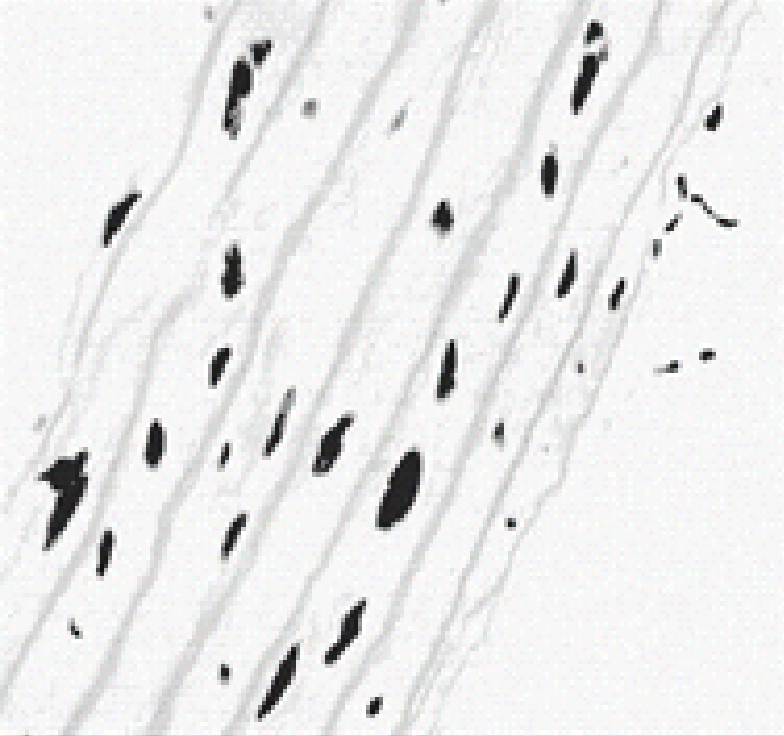
#> input picture BasicStudies/ImageProcessingBasic/lecture/image_cell.png, 784 x 736 px
$ jupyter execute lecture_0427.ipynb
#> lines starting #> are read from the running program, lines starting #| are printed output that depends on the picture; after the words box and inside, x2 and y2 are one past the last pixel; in counts of white or black regions, pixels touching at a corner belong together
[cell 1]
import cv2
import matplotlib.pyplot as plt
import matplotlib.image as img
import numpy as np

[cell 2]
src = cv2.imread('image_cell.png')
#> src is the input picture: shape (736, 784, 3); mean B, G, R 234.9, 235, 234.9
src_bnw = src[:,:,0]

[cell 3]
binary = np.ones_like(src_bnw) * 255

[cell 4]
for h in range(src_bnw.shape[0]):
    for w in range(src_bnw.shape[1]):
        if src_bnw[h,w] < 50:
            binary[h,w] = src_bnw[h,w]
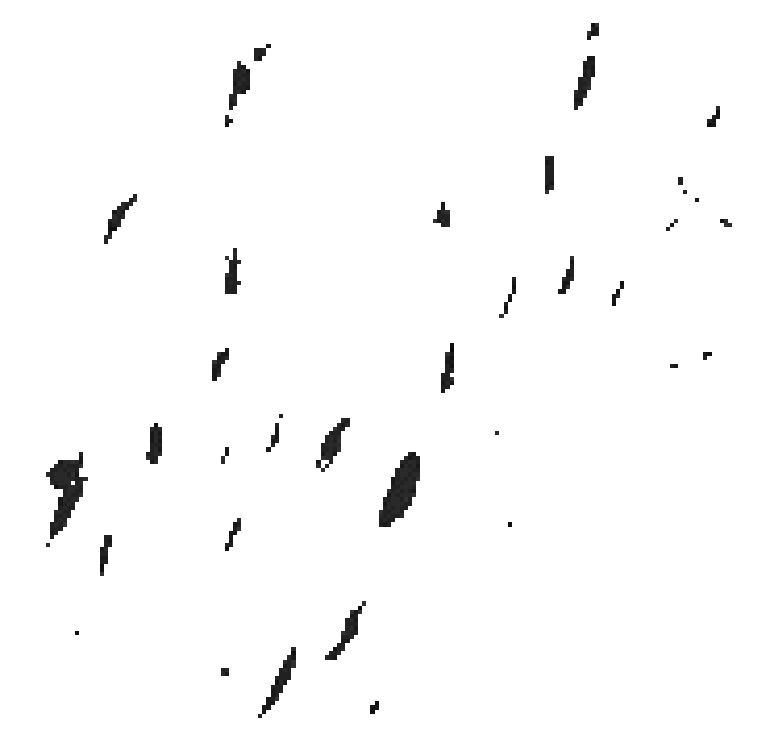
#> binary: shape (736, 784); min 8, max 255, mean 250.6

[cell 5]
def erode_dil(src, mask_size, type):
#> called with mask_size = 3, type = 'erode'
    src_dst = np.zeros_like(src)
    mask_size = mask_size
    space = int((mask_size-1)/2)

    for h in range(space, src.shape[0]-space):
        for w in range(space, src.shape[1]-space):
            roi = src[h-space:h+space+1, w-space:w+space+1]
            if type == 'dilation':
                src_dst[h,w] = np.max(np.max(roi,axis=0),axis=0)
            elif type == 'erode':
                src_dst[h,w] = np.min(np.min(roi,axis=0),axis=0)
            else:
                print("error")
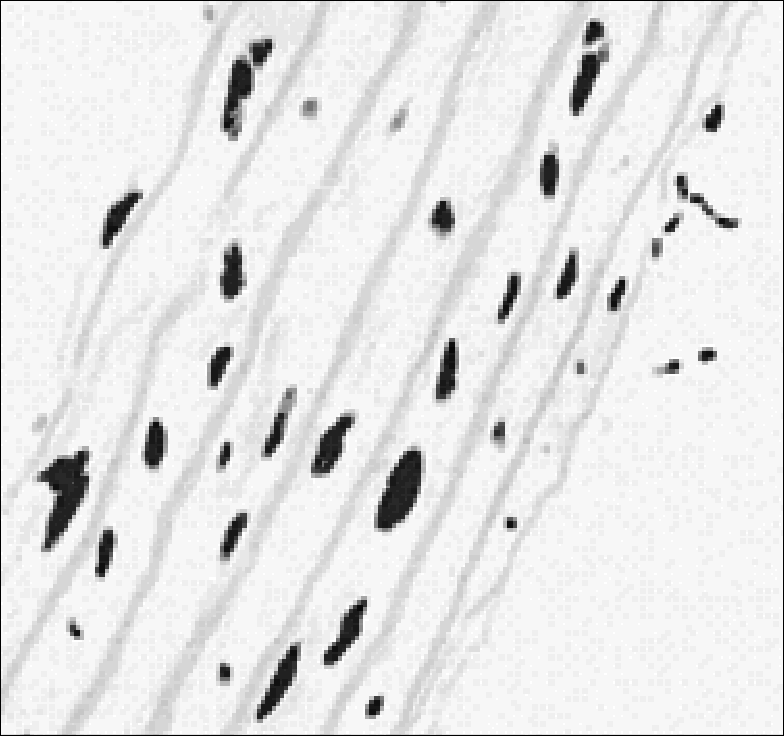
#> src_dst: shape (736, 784); min 0, max 255, mean 229.6

    return src_dst

[cell 6]
src_dst1 = erode_dil(src_bnw, 3, 'erode')
src_dst2 = erode_dil(src_bnw, 3, 'dilation')
#> call 2 of erode_dil, with mask_size = 3, type = 'dilation'
#> after the loop in erode_dil (call 2), `for h in range(space, src.shape[0]-space):`:
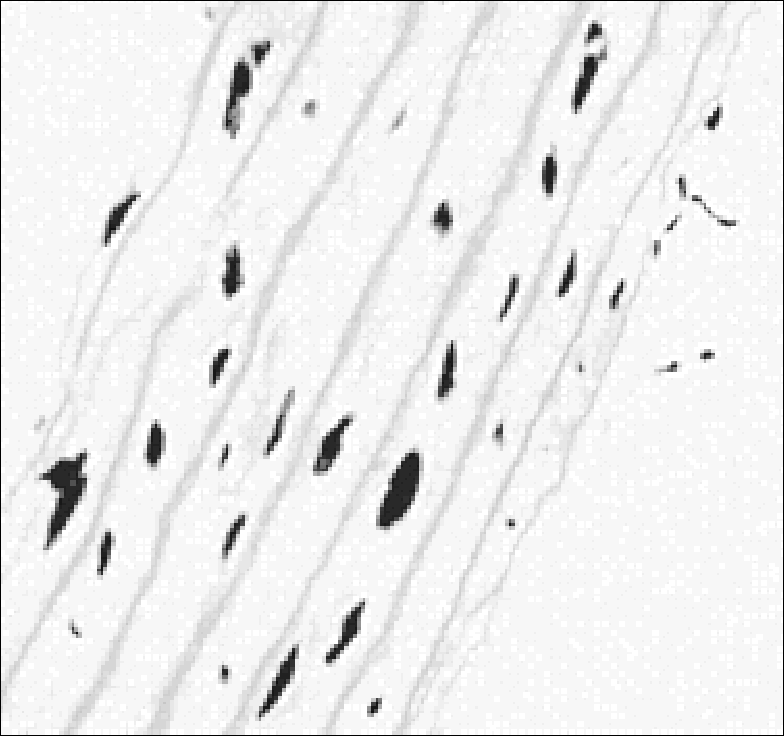
#> src_dst: shape (736, 784); min 0, max 255, mean 237.5

[cell 7]
for h in range(src_dst1.shape[0]):
    for w in range(src_dst1.shape[1]):
        if src_dst1[h,w] < 50:
            binary[h,w] = src_dst1[h,w]
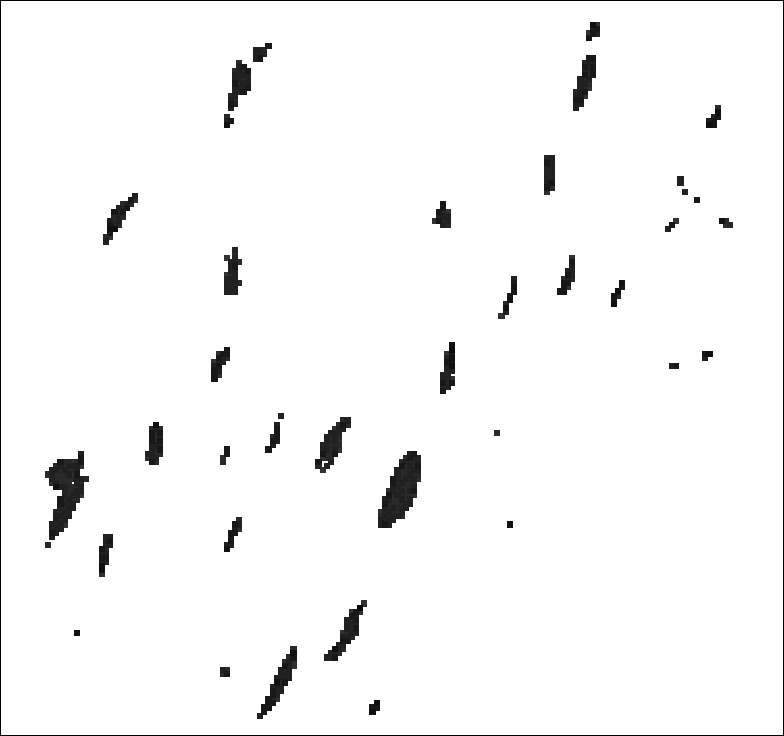
#> binary: shape (736, 784); 1.58% of pixels changed, all inside (x1, y1, x2, y2) = (0, 0, 784, 736)
